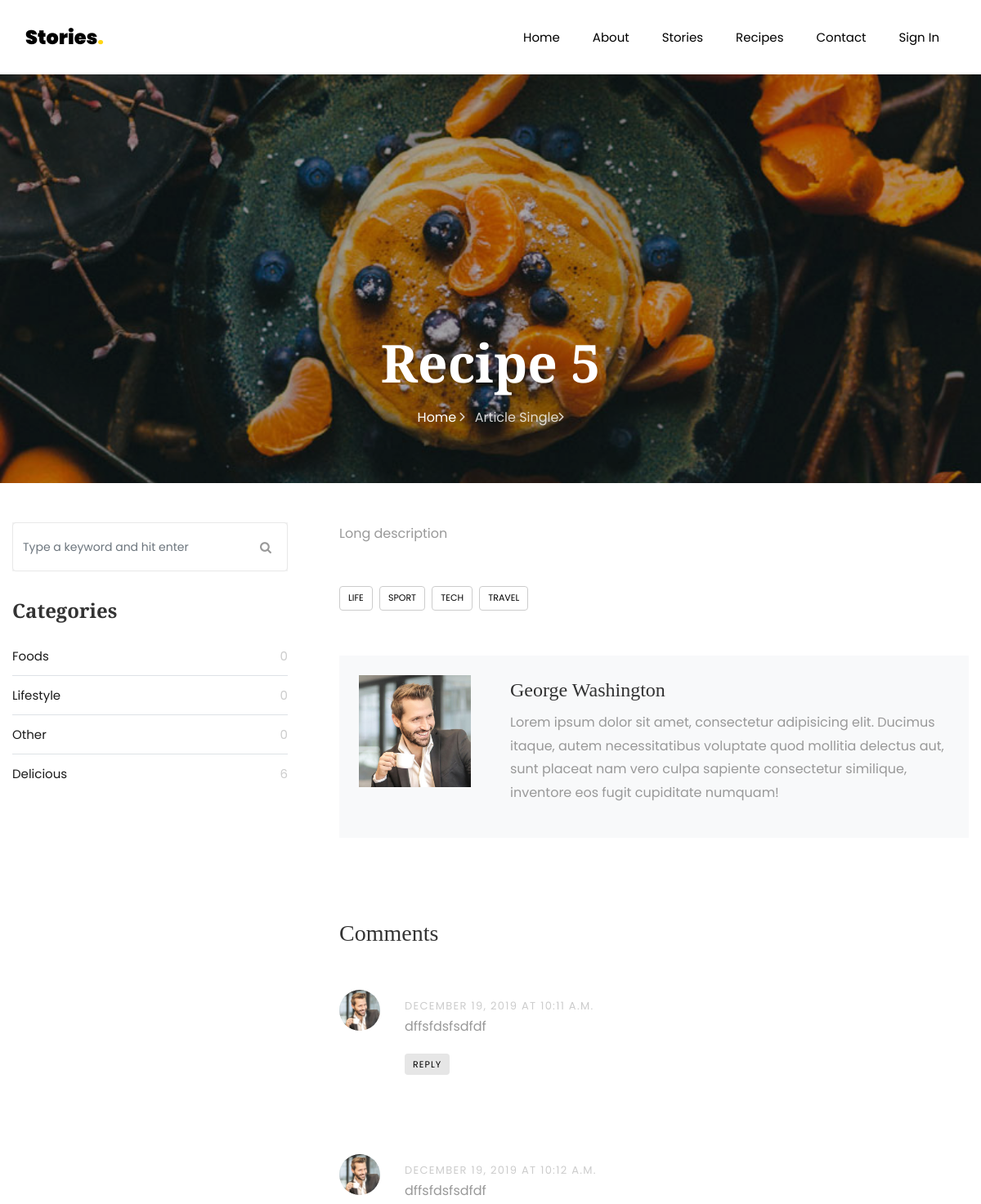
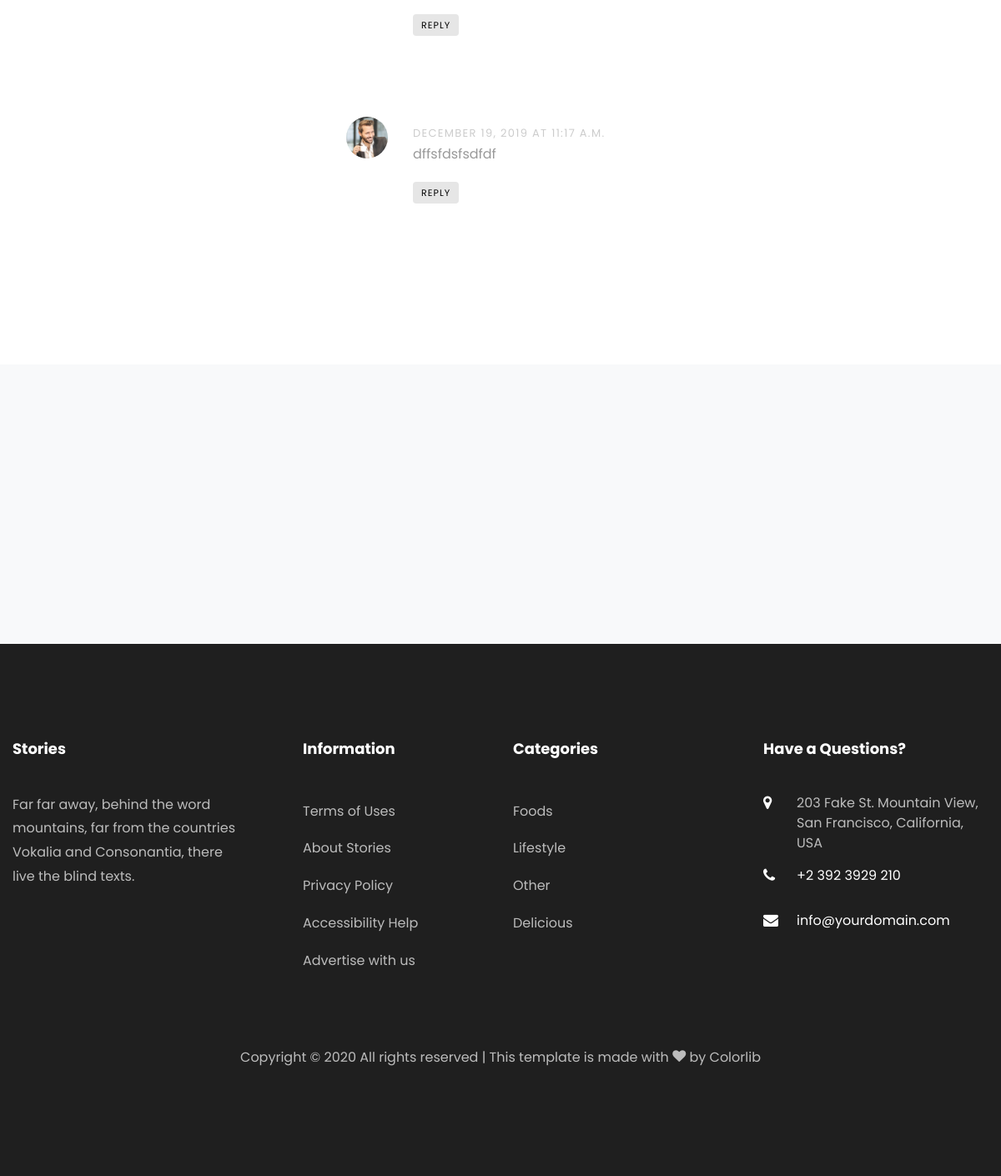
/single/5/, run on the app's committed database (2 pictures, top to bottom).
### stories/models.py (models this page shows, shortened)
class NavLink(models.Model):
    title = models.CharField(max_length=255,blank=False,null=False)
    url = models.CharField(max_length=255,blank=True)
    active = models.BooleanField(default=True)
    created_at = models.DateTimeField(auto_now_add=True)
    updated_at = models.DateTimeField(auto_now=True)

class Recipes(models.Model):
    title = models.CharField(max_length=50,blank=False,null=True)
    created_at = models.DateField(auto_now_add=True)
    image = models.ImageField(upload_to='recipes',blank=False,null=True)
    description = models.TextField(blank=False)
    long_description = RichTextField('Longdescription')
    category = models.ForeignKey('Category',on_delete=models.CASCADE,related_name='recipes',null=True)
    owner = models.ForeignKey(User,on_delete=models.CASCADE,related_name='recipes',default=2)
    updated_at = models.DateTimeField(auto_now = True)
    created_at = models.DateTimeField(auto_now_add = True)
    class Meta:
        verbose_name='Resept'
        verbose_name_plural = 'Reseptler'
        ordering = ('-created_at',)

class Comments(models.Model):
    user = models.ForeignKey(User,related_name = 'comment',on_delete=models.CASCADE)
    comment = models.TextField('comment')
    recipe = models.ForeignKey(Recipes,related_name = 'comment',on_delete=models.CASCADE,null=True,blank=True)
    story = models.ForeignKey(Story,related_name = 'comment',on_delete=models.CASCADE,null=True,blank=True)
    reply_comment = models.ForeignKey('self',related_name = 'reply_comments',on_delete=models.CASCADE,null=True,blank=True)
    updated_at = models.DateTimeField(auto_now = True)
    created_at = models.DateTimeField(auto_now_add = True)
    class Meta:
        ordering = ('created_at',)
        verbose_name = 'Rey'
        verbose_name_plural = 'Reyler'

class Category(models.Model):
    title = models.CharField(max_length=50,blank=False,null=True)
    image = models.ImageField(upload_to='categories',blank=False)
    updated_at = models.DateTimeField(auto_now = True)
    created_at = models.DateTimeField(auto_now_add = True)

### stories/views.py (the view, shortened to what this page needs)
# urls.py: path('single/<int:pk>/',RecipesDetailView.as_view(),name='single'),
class RecipesDetailView(FormMixin, DetailView):
    model = Recipes
    context_object_name = 'recipe_data'
    template_name = 'single.html'
    form_class = CommentForm

### stories/forms.py
class CommentForm(forms.ModelForm):
    comment = forms.CharField(label = 'Your comment' ,widget=forms.Textarea(attrs={
        'class' : 'form-control'
    }))
    class Meta:
        model = Comments
        fields = ['comment',]

### stories/templatetags/base_filters.py (called while the page is built)
@register.simple_tag
def get_nav_links():
    return NavLink.objects.filter(active=True)

@register.simple_tag
def get_subscribe_page():
    return SubscribePage.objects.all().last()

@register.simple_tag
def get_category_list():
    return Category.objects.all()

@register.simple_tag
def get_comments(recipe_id):
    return Comments.objects.filter(recipe=recipe_id, reply_comment__isnull=True)

### stories/templates/single.html (shortened to what this page needs)
{% extends 'base/base.html' %}
{% load static %}
{% load base_filters %}
{% block content %}
<section class="hero-wrap hero-wrap-2" style="background-image: url({{recipe_data.image.url}});">
    <div class="overlay"></div>
    <div class="container">
        <div class="row no-gutters slider-text align-items-end justify-content-center">
            <div class="col-md-9 ftco-animate pb-5 text-center">
                <h1 class="mb-3 bread">{{recipe_data.title}}</h1>
                <p class="breadcrumbs"><span class="mr-2"><a href={% url 'stories:index' %}>Home <i
                        class="ion-ios-arrow-forward"></i></a></span> <span>Article Single<i
                        class="ion-ios-arrow-forward"></i></span></p>
            </div>
        </div>
    </div>
</section>
<section class="ftco-section">
    <div class="container">
        <div class="row">
            <div class="col-lg-8 order-lg-last ftco-animate">
                {{recipe_data.long_description|safe}}
                <div class="tag-widget post-tag-container mb-5 mt-5">
                    <div class="tagcloud">
                        <a href="#" class="tag-cloud-link">Life</a>
                        <a href="#" class="tag-cloud-link">Sport</a>
                        <a href="#" class="tag-cloud-link">Tech</a>
                        <a href="#" class="tag-cloud-link">Travel</a>
                    </div>
                </div>
                <div class="about-author d-flex p-4 bg-light">
                    <div class="bio mr-5">
                        <img src="{% static 'photos/person_1.jpg' %}" alt="Image placeholder" class="img-fluid mb-4">
                    </div>
                    <div class="desc">
                        <h3>George Washington</h3>
                        <p>Lorem ipsum dolor sit amet, consectetur adipisicing elit. Ducimus itaque, autem
                            necessitatibus voluptate quod mollitia delectus aut, sunt placeat nam vero culpa sapiente
                            consectetur similique, inventore eos fugit cupiditate numquam!</p>
                    </div>
                </div>
                <div class="pt-5 mt-5">
                    {% get_comments recipe_data.id as comments %}
                    {% if comments %}
                    <h3 class="mb-5">{{recipe_data.comments.count}} Comments</h3>
                    <ul class="comment-list">
                        {% for comment in comments %}
                        <li class="comment">
                            <div class="vcard bio">
                                <img src="{%static 'images/person_1.jpg'%}" alt="Image placeholder">
                            </div>
                            <div class="comment-body">
                                <div class="meta">{{ comment.created_at|date:"F d, Y "}} at {{comment.created_at|date:"h:i a"}}</div>
                                <p>{{ comment.comment }}</p>
                                <p><a href="#write-comment" comment-id="{{comment.id}}" class="reply">Reply</a></p>
                            </div>
                            <ul class="children">
                                    </ul>
                        </li>
                        {% endfor %}
                        {% endif %}
                    </ul>
                    <div id="write-comment" class="comment-form-wrap pt-5">
                    </div>
                </div>
            </div>
            <div class="col-lg-4 sidebar pr-lg-5 ftco-animate">
                <div class="sidebar-box">
                    <form action="#" class="search-form">
                        <div class="form-group">
                            <span class="icon icon-search"></span>
                            <input type="text" class="form-control" placeholder="Type a keyword and hit enter">
                        </div>
                    </form>
                </div>
                <div class="sidebar-box ftco-animate">
                    <ul class="categories">
                        <h3 class="heading mb-4">Categories</h3>
                        {% get_category_list as category_list %}
                         {% for category in category_list  %}
                            <li><a href="#">{{category.title}} <span>{{category.recipes.count}}</span></a></li>
                         {% endfor %}
                    </ul>
                </div>
            </div>
        </div>
    </div>
</section>
{% endblock %}

### templates/partials/navbar.html (shortened to what this page needs)
{% load base_filters %}
{%  get_nav_links as get_nav %}
    <nav class="navbar navbar-expand-lg navbar-dark bg-dark ftco-navbar-light" id="ftco-navbar">
        <div class="container">
            <a class="navbar-brand" href="{% url 'stories:index' %}">Stories<span>.</span></a>
            <div class="collapse navbar-collapse" id="ftco-nav">
                <ul class="navbar-nav ml-auto">
                {% for links in get_nav %}
                {% if links.url == 'account/login' %}
                {% if not user.is_authenticated %}
                     <li class="nav-item {% if request.resolver_match.url_name == links.url %} active {% endif %}"><a href="/{{links.url}}" class="nav-link">{{links.title}}</a></li>
                    {% endif %}
                    {% else %}
                     {% if not links.url == 'account/register' %}
                    <li class="nav-item {% if request.resolver_match.url_name == links.url %} active {% endif %}"><a href="/{{links.url}}" class="nav-link">{{links.title}}</a></li>
                    {% endif %}
                    {% endif %}
                    {% endfor %}
                </ul>
            </div>
        </div>
    </nav>

### templates/partials/footer.html (shortened to what this page needs)
{% load static %}
{% load base_filters %}
{% get_category_list as category_list%}
 <footer class="ftco-footer ftco-footer-2 ftco-section">
        <div class="container">
            <div class="row mb-5">
                <div class="col-md">
                    <div class="ftco-footer-widget mb-4">
                        <h2 class="ftco-heading-2">Stories</h2>
                        <p>Far far away, behind the word mountains, far from the countries Vokalia and Consonantia, there live the blind texts.</p>
                        <ul class="ftco-footer-social list-unstyled float-md-left float-lft mt-5">
                        </ul>
                    </div>
                </div>
                <div class="col-md">
                    <div class="ftco-footer-widget mb-4 ml-md-5">
                        <h2 class="ftco-heading-2">Information</h2>
                        <ul class="list-unstyled">
                            <li><a href="#" class="py-2 d-block">Terms of Uses</a></li>
                            <li><a href="#" class="py-2 d-block">About Stories</a></li>
                            <li><a href="#" class="py-2 d-block">Privacy Policy</a></li>
                            <li><a href="#" class="py-2 d-block">Accessibility Help</a></li>
                            <li><a href="#" class="py-2 d-block">Advertise with us</a></li>
                        </ul>
                    </div>
                </div>
                <div class="col-md">
                    <div class="ftco-footer-widget mb-4">
                        <h2 class="ftco-heading-2">Categories</h2>
                        <ul class="list-unstyled">
                        {% for category in category_list %}
                            <li><a href="#" class="py-2 d-block">{{category.title}}</a></li>
                        {% endfor %}
                        </ul>
                    </div>
                </div>
                <div class="col-md">
                    <div class="ftco-footer-widget mb-4">
                        <h2 class="ftco-heading-2">Have a Questions?</h2>
                        <div class="block-23 mb-3">
                            <ul>
                                <li><span class="icon icon-map-marker"></span><span class="text">203 Fake St. Mountain View, San Francisco, California, USA</span>
                                </li>
                                <li><a href="#"><span class="icon icon-phone"></span><span
                                    class="text">+2 392 3929 210</span></a></li>
                                <li><a href="#"><span class="icon icon-envelope"></span><span class="text">info@yourdomain.com</span></a>
                                </li>
                            </ul>
                        </div>
                    </div>
                </div>
            </div>
            <div class="row">
                <div class="col-md-12 text-center">
                    <p>
                        Copyright &copy;
                        All rights reserved | This template is made with <i class="icon-heart color-danger" aria-hidden="true"></i> by <a href="https://colorlib.com" target="_blank">Colorlib</a>
                    </p>
                </div>
            </div>
        </div>
    </footer>

### static/css/icomoon.css (style rules this page uses)
[class^="icon-"], [class*=" icon-"] { font-family: 'icomoon' !important; speak: none; font-style: normal; font-weight: normal; font-variant: normal; text-transform: none; line-height: 1; -webkit-font-smoothing: antialiased; -moz-osx-font-smoothing: grayscale; }
.icon-search:before { content: "\f002"; }
.icon-heart:before { content: "\f004"; }
.icon-map-marker:before { content: "\f041"; }
.icon-phone:before { content: "\f095"; }
.icon-envelope:before { content: "\f0e0"; }

### data on the page
NavLink: title "Home"
NavLink: title "About"
NavLink: title "Stories"
NavLink: title "Recipes"
NavLink: title "Contact"
NavLink: title "Sign In"
Recipes: image (picture), title "Recipe 5", long_description "Long description"
Comments: created_at "DECEMBER 19, 2019", created_at "10:11 A.M.", comment "dffsfdsfsdfdf"
Comments: created_at "DECEMBER 19, 2019", created_at "10:12 A.M.", comment "dffsfdsfsdfdf"
Comments: created_at "DECEMBER 19, 2019", created_at "11:17 A.M.", comment "dffsfdsfsdfdf"
Category: title "Foods", recipes.count "0"
Category: title "Lifestyle", recipes.count "0"
Category: title "Other", recipes.count "0"
Category: title "Delicious", recipes.count "6"
